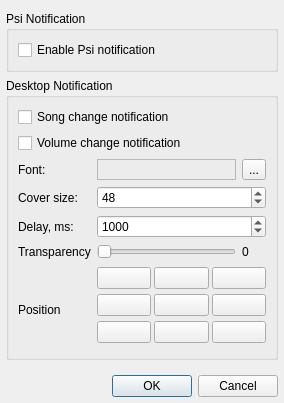
<ui version="4.0" >
 <class>SettingsDialog</class>
 <widget class="QDialog" name="SettingsDialog" >
  <property name="geometry" >
   <rect>
    <x>0</x>
    <y>0</y>
    <width>284</width>
    <height>403</height>
   </rect>
  </property>
  <property name="windowTitle" >
   <string>Notifier Plugin Settings</string>
  </property>
  <layout class="QGridLayout" name="gridLayout_3" >
   <property name="leftMargin" >
    <number>6</number>
   </property>
   <property name="rightMargin" >
    <number>6</number>
   </property>
   <property name="bottomMargin" >
    <number>6</number>
   </property>
   <item row="0" column="0" colspan="2" >
    <widget class="QGroupBox" name="groupBox_2" >
     <property name="title" >
      <string>Psi Notification</string>
     </property>
     <layout class="QVBoxLayout" name="verticalLayout" >
      <item>
       <widget class="QCheckBox" name="psiCheckBox" >
        <property name="text" >
         <string>Enable Psi notification</string>
        </property>
       </widget>
      </item>
     </layout>
    </widget>
   </item>
   <item row="1" column="0" colspan="2" >
    <widget class="QGroupBox" name="groupBox" >
     <property name="title" >
      <string>Desktop Notification</string>
     </property>
     <layout class="QGridLayout" name="gridLayout_2" >
      <item row="0" column="0" colspan="2" >
       <widget class="QCheckBox" name="songCheckBox" >
        <property name="text" >
         <string>Song change notification</string>
        </property>
       </widget>
      </item>
      <item row="1" column="0" colspan="3" >
       <widget class="QCheckBox" name="volumeCheckBox" >
        <property name="text" >
         <string>Volume change notification</string>
        </property>
       </widget>
      </item>
      <item row="2" column="0" >
       <widget class="QLabel" name="label_2" >
        <property name="text" >
         <string>Font:</string>
        </property>
       </widget>
      </item>
      <item row="2" column="1" >
       <widget class="QLabel" name="fontLabel" >
        <property name="frameShape" >
         <enum>QFrame::StyledPanel</enum>
        </property>
        <property name="frameShadow" >
         <enum>QFrame::Sunken</enum>
        </property>
        <property name="text" >
         <string/>
        </property>
       </widget>
      </item>
      <item row="3" column="0" >
       <widget class="QLabel" name="label_5" >
        <property name="text" >
         <string>Cover size:</string>
        </property>
       </widget>
      </item>
      <item row="4" column="0" >
       <widget class="QLabel" name="label_3" >
        <property name="text" >
         <string>Delay, ms:</string>
        </property>
        <property name="alignment" >
         <set>Qt::AlignLeading|Qt::AlignLeft|Qt::AlignVCenter</set>
        </property>
       </widget>
      </item>
      <item row="4" column="1" colspan="2" >
       <widget class="QSpinBox" name="messageDelaySpinBox" >
        <property name="minimum" >
         <number>100</number>
        </property>
        <property name="maximum" >
         <number>10000</number>
        </property>
        <property name="singleStep" >
         <number>100</number>
        </property>
        <property name="value" >
         <number>1000</number>
        </property>
       </widget>
      </item>
      <item row="5" column="0" >
       <widget class="QLabel" name="label_4" >
        <property name="text" >
         <string>Transparency</string>
        </property>
       </widget>
      </item>
      <item row="5" column="1" >
       <widget class="QSlider" name="transparencySlider" >
        <property name="maximum" >
         <number>90</number>
        </property>
        <property name="orientation" >
         <enum>Qt::Horizontal</enum>
        </property>
       </widget>
      </item>
      <item row="5" column="2" >
       <widget class="QLabel" name="trasparencyLabel" >
        <property name="minimumSize" >
         <size>
          <width>18</width>
          <height>0</height>
         </size>
        </property>
        <property name="text" >
         <string>0</string>
        </property>
       </widget>
      </item>
      <item row="6" column="0" >
       <spacer name="verticalSpacer_2" >
        <property name="orientation" >
         <enum>Qt::Vertical</enum>
        </property>
        <property name="sizeHint" stdset="0" >
         <size>
          <width>20</width>
          <height>32</height>
         </size>
        </property>
       </spacer>
      </item>
      <item rowspan="3" row="6" column="1" colspan="2" >
       <layout class="QGridLayout" name="gridLayout" >
        <property name="spacing" >
         <number>3</number>
        </property>
        <item row="0" column="0" >
         <widget class="QPushButton" name="topLeftButton" >
          <property name="text" >
           <string/>
          </property>
          <property name="checkable" >
           <bool>true</bool>
          </property>
          <property name="autoExclusive" >
           <bool>true</bool>
          </property>
         </widget>
        </item>
        <item row="0" column="1" >
         <widget class="QPushButton" name="topButton" >
          <property name="text" >
           <string/>
          </property>
          <property name="checkable" >
           <bool>true</bool>
          </property>
          <property name="autoExclusive" >
           <bool>true</bool>
          </property>
         </widget>
        </item>
        <item row="0" column="2" >
         <widget class="QPushButton" name="topRightButton" >
          <property name="text" >
           <string/>
          </property>
          <property name="checkable" >
           <bool>true</bool>
          </property>
          <property name="autoExclusive" >
           <bool>true</bool>
          </property>
         </widget>
        </item>
        <item row="1" column="0" >
         <widget class="QPushButton" name="leftButton" >
          <property name="text" >
           <string/>
          </property>
          <property name="checkable" >
           <bool>true</bool>
          </property>
          <property name="autoExclusive" >
           <bool>true</bool>
          </property>
         </widget>
        </item>
        <item row="1" column="1" >
         <widget class="QPushButton" name="centerButton" >
          <property name="text" >
           <string/>
          </property>
          <property name="checkable" >
           <bool>true</bool>
          </property>
          <property name="autoExclusive" >
           <bool>true</bool>
          </property>
         </widget>
        </item>
        <item row="1" column="2" >
         <widget class="QPushButton" name="rightButton" >
          <property name="text" >
           <string/>
          </property>
          <property name="checkable" >
           <bool>true</bool>
          </property>
          <property name="autoExclusive" >
           <bool>true</bool>
          </property>
         </widget>
        </item>
        <item row="2" column="0" >
         <widget class="QPushButton" name="bottomLeftButton" >
          <property name="text" >
           <string/>
          </property>
          <property name="checkable" >
           <bool>true</bool>
          </property>
          <property name="autoExclusive" >
           <bool>true</bool>
          </property>
         </widget>
        </item>
        <item row="2" column="1" >
         <widget class="QPushButton" name="bottomButton" >
          <property name="text" >
           <string/>
          </property>
          <property name="checkable" >
           <bool>true</bool>
          </property>
          <property name="autoExclusive" >
           <bool>true</bool>
          </property>
         </widget>
        </item>
        <item row="2" column="2" >
         <widget class="QPushButton" name="bottomRightButton" >
          <property name="text" >
           <string/>
          </property>
          <property name="checkable" >
           <bool>true</bool>
          </property>
          <property name="autoExclusive" >
           <bool>true</bool>
          </property>
         </widget>
        </item>
       </layout>
      </item>
      <item row="7" column="0" >
       <widget class="QLabel" name="label" >
        <property name="text" >
         <string>Position</string>
        </property>
       </widget>
      </item>
      <item row="8" column="0" >
       <spacer name="verticalSpacer" >
        <property name="orientation" >
         <enum>Qt::Vertical</enum>
        </property>
        <property name="sizeHint" stdset="0" >
         <size>
          <width>20</width>
          <height>30</height>
         </size>
        </property>
       </spacer>
      </item>
      <item row="2" column="2" >
       <widget class="QToolButton" name="fontButton" >
        <property name="text" >
         <string>...</string>
        </property>
       </widget>
      </item>
      <item row="3" column="1" colspan="2" >
       <widget class="QSpinBox" name="sizeSpinBox" >
        <property name="minimum" >
         <number>32</number>
        </property>
        <property name="maximum" >
         <number>80</number>
        </property>
        <property name="value" >
         <number>48</number>
        </property>
       </widget>
      </item>
     </layout>
    </widget>
   </item>
   <item rowspan="2" row="2" column="0" >
    <spacer>
     <property name="orientation" >
      <enum>Qt::Horizontal</enum>
     </property>
     <property name="sizeHint" stdset="0" >
      <size>
       <width>131</width>
       <height>31</height>
      </size>
     </property>
    </spacer>
   </item>
   <item row="3" column="1" >
    <widget class="QDialogButtonBox" name="buttonBox" >
     <property name="sizePolicy" >
      <sizepolicy vsizetype="Fixed" hsizetype="Maximum" >
       <horstretch>0</horstretch>
       <verstretch>0</verstretch>
      </sizepolicy>
     </property>
     <property name="standardButtons" >
      <set>QDialogButtonBox::Cancel|QDialogButtonBox::Ok</set>
     </property>
    </widget>
   </item>
  </layout>
 </widget>
 <resources/>
 <connections>
  <connection>
   <sender>buttonBox</sender>
   <signal>accepted()</signal>
   <receiver>SettingsDialog</receiver>
   <slot>accept()</slot>
   <hints>
    <hint type="sourcelabel" >
     <x>257</x>
     <y>341</y>
    </hint>
    <hint type="destinationlabel" >
     <x>62</x>
     <y>314</y>
    </hint>
   </hints>
  </connection>
  <connection>
   <sender>buttonBox</sender>
   <signal>rejected()</signal>
   <receiver>SettingsDialog</receiver>
   <slot>reject()</slot>
   <hints>
    <hint type="sourcelabel" >
     <x>257</x>
     <y>341</y>
    </hint>
    <hint type="destinationlabel" >
     <x>95</x>
     <y>299</y>
    </hint>
   </hints>
  </connection>
  <connection>
   <sender>transparencySlider</sender>
   <signal>valueChanged(int)</signal>
   <receiver>trasparencyLabel</receiver>
   <slot>setNum(int)</slot>
   <hints>
    <hint type="sourcelabel" >
     <x>183</x>
     <y>187</y>
    </hint>
    <hint type="destinationlabel" >
     <x>233</x>
     <y>184</y>
    </hint>
   </hints>
  </connection>
 </connections>
</ui>
